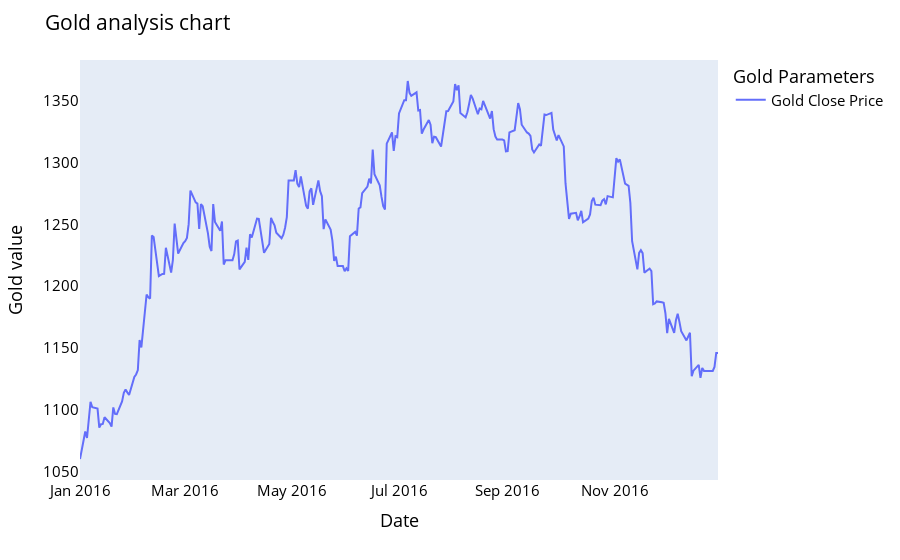

The notebook cell saved with this chart:
### Code cell
names = cycle(['Gold Close Price'])

fig = px.line(y_2016, x=y_2016.Date, y=[y_2016['Close']],
             labels={'Date': 'Date','value':'Gold value'})
fig.update_layout(title_text='Gold analysis chart', font_size=15, font_color='black',legend_title_text='Gold Parameters')
fig.for_each_trace(lambda t:  t.update(name = next(names)))
fig.update_xaxes(showgrid=False)
fig.update_yaxes(showgrid=False)

fig.show()

### Figure 1 — Plotly figure (JSON) as saved in the notebook; plotly's stock layout.template omitted (floating-point values rounded to 4 significant figures; data arrays with more than 128 entries replaced by an {"elided": "..."} marker saying what was removed)
{"data": [{"hovertemplate": "variable=Close<br>Date=%{x}<br>Gold value=%{y}<extra></extra>", "legendgroup": "Close", "line": {"color": "#636efa", "dash": "solid"}, "marker": {"symbol": "circle"}, "mode": "lines", "name": "Gold Close Price", "orientation": "v", "showlegend": true, "type": "scatter", "x": {"elided": "261 str values"}, "xaxis": "x", "y": {"elided": "261 float values"}, "yaxis": "y"}], "layout": {"font": {"color": "black", "size": 15}, "legend": {"title": {"text": "Gold Parameters"}, "tracegroupgap": 0}, "margin": {"t": 60}, "title": {"text": "Gold analysis chart"}, "xaxis": {"anchor": "y", "domain": [0, 1], "showgrid": false, "title": {"text": "Date"}}, "yaxis": {"anchor": "x", "domain": [0, 1], "showgrid": false, "title": {"text": "Gold value"}}}}
